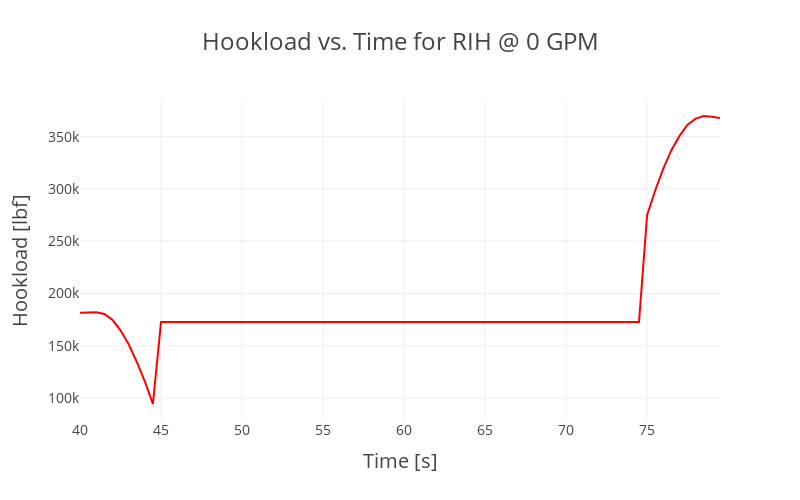

Write notebook code for a chart like this one.
### Code cell
fig = go.Figure(data=go.Scatter(
    x=times_RIH_0,
    y=hook_RIH_0,
    mode="lines",
    line=dict(color="red")
))

fig.update_layout(
    template= "gridon",
    title='Hookload vs. Time for RIH @ 0 GPM', 
    title_font_size=24,
    xaxis=dict(
        title='Time [s]',
        titlefont_size=20,
        tickfont_size=14,
        tickmode = 'linear',
        # tick0 = 0,
        dtick = 5
    ),
    yaxis=dict(
        title='Hookload [lbf]',
        titlefont_size=20,
        tickfont_size=14,
        tickmode = 'linear',
        # tick0 = 200000,
        dtick = 50000
    ),
    legend=dict(
        traceorder='normal',
        font=dict(
            size=16,
        )
    ),
    # autosize=True,
    height = 500,
    width = 800
)
fig.show()

### Figure 1 — Plotly figure (JSON) as saved in the notebook; plotly's stock layout.template omitted (floating-point values rounded to 4 significant figures)
{"data": [{"line": {"color": "red"}, "mode": "lines", "type": "scatter", "x": [40, 40.5, 41, 41.5, 42, 42.5, 43, 43.5, 44, 44.5, 45, 45.5, 46, 46.5, 47, 47.5, 48, 48.5, 49, 49.5, 50, 50.5, 51, 51.5, 52, 52.5, 53, 53.5, 54, 54.5, 55, 55.5, 56, 56.5, 57, 57.5, 58, 58.5, 59, 59.5, 60, 60.5, 61, 61.5, 62, 62.5, 63, 63.5, 64, 64.5, 65, 65.5, 66, 66.5, 67, 67.5, 68, 68.5, 69, 69.5, 70, 70.5, 71, 71.5, 72, 72.5, 73, 73.5, 74, 74.5, 75, 75.5, 76, 76.5, 77, 77.5, 78, 78.5, 79, 79.5], "y": [181700.0, 182000.0, 182200.0, 180500.0, 174900.0, 164800.0, 151400.0, 135000.0, 116000.0, 94420.0, 172700.0, 172700.0, 172700.0, 172700.0, 172700.0, 172700.0, 172700.0, 172700.0, 172700.0, 172700.0, 172700.0, 172700.0, 172700.0, 172700.0, 172700.0, 172700.0, 172700.0, 172700.0, 172700.0, 172700.0, 172700.0, 172700.0, 172700.0, 172700.0, 172700.0, 172700.0, 172700.0, 172700.0, 172700.0, 172700.0, 172700.0, 172700.0, 172700.0, 172700.0, 172700.0, 172700.0, 172700.0, 172700.0, 172700.0, 172700.0, 172700.0, 172700.0, 172700.0, 172700.0, 172700.0, 172700.0, 172700.0, 172700.0, 172700.0, 172700.0, 172700.0, 172700.0, 172700.0, 172700.0, 172700.0, 172700.0, 172700.0, 172700.0, 172700.0, 172700.0, 274900.0, 298500.0, 319400.0, 337000.0, 350700.0, 361300.0, 367200.0, 369700.0, 369000.0, 367800.0]}], "layout": {"height": 500, "legend": {"font": {"size": 16}, "traceorder": "normal"}, "title": {"font": {"size": 24}, "text": "Hookload vs. Time for RIH @ 0 GPM"}, "width": 800, "xaxis": {"dtick": 5, "tickfont": {"size": 14}, "tickmode": "linear", "title": {"font": {"size": 20}, "text": "Time [s]"}}, "yaxis": {"dtick": 50000, "tickfont": {"size": 14}, "tickmode": "linear", "title": {"font": {"size": 20}, "text": "Hookload [lbf]"}}}}
